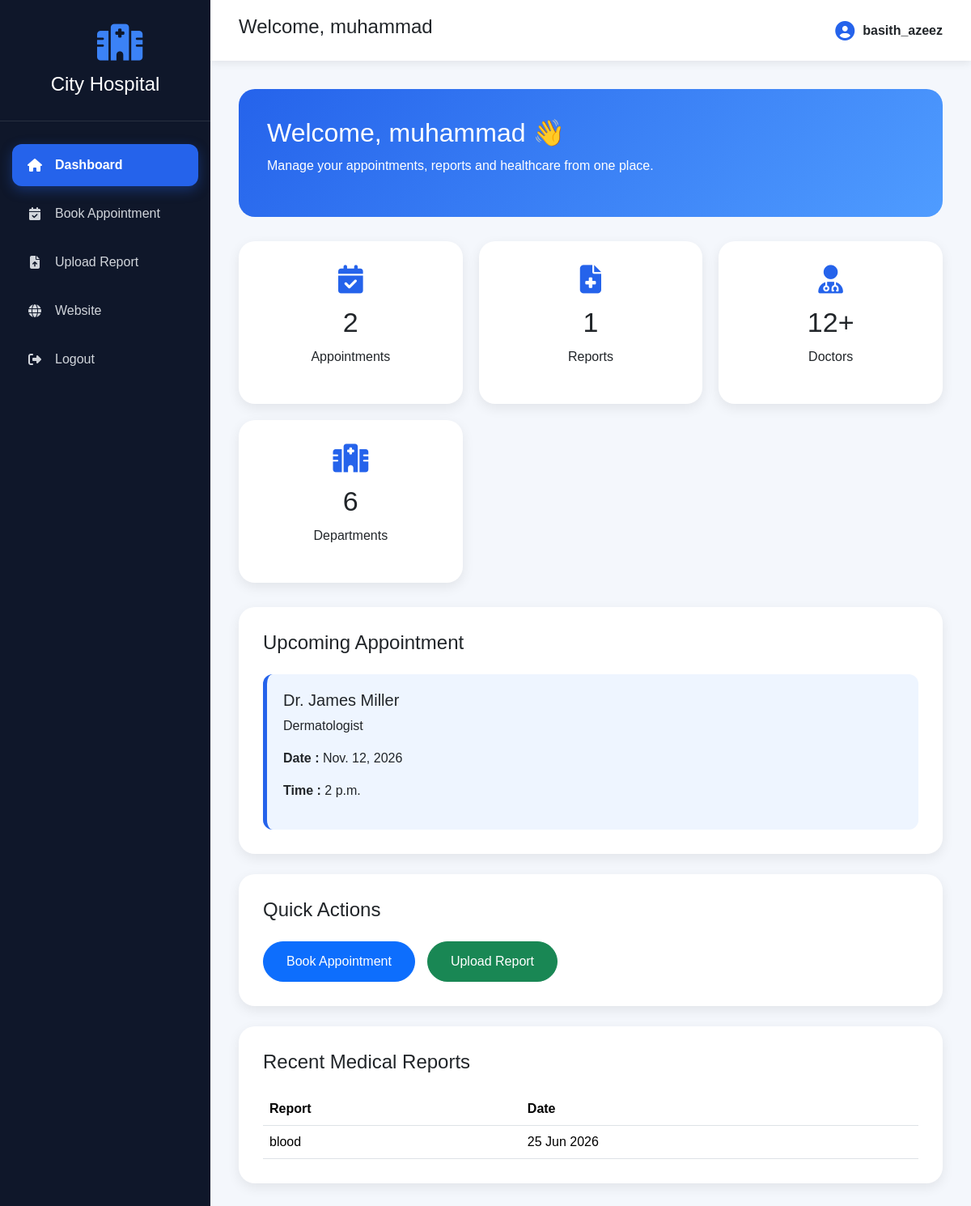
The app's page /patient-dashboard/ (signed in) with its own data.
### student/models.py (models this page shows, shortened)
class CustomUser(AbstractUser):
    ROLE_CHOICES = (
        ('doctor', 'Doctor'),
        ('patient', 'Patient'),
    )
    role = models.CharField(
        max_length=20,
        choices=ROLE_CHOICES
    )

class Booking(models.Model):
    STATUS_CHOICES = (
        ("Pending", "Pending"),
        ("Confirmed", "Confirmed"),
        ("Completed", "Completed"),
        ("Cancelled", "Cancelled"),
    )
    patient_name = models.CharField(max_length=100)
    patient_email = models.EmailField()
    patient_phone = models.CharField(max_length=20)
    doctor = models.ForeignKey(
        Doctors,
        on_delete=models.CASCADE
    )
    appointment_date = models.DateField()
    appointment_time = models.TimeField()
    reason = models.TextField(
        blank=True
    )
    status = models.CharField(
        max_length=20,
        choices=STATUS_CHOICES,
        default="Pending"
    )
    created_at = models.DateTimeField(
        auto_now_add=True
    )

class Doctors(models.Model):
    doc_name = models.CharField(max_length=100)
    doc_spec = models.CharField(max_length=100)
    dep_name = models.ForeignKey(
        Department,
        on_delete=models.CASCADE
    )
    doc_image = models.CharField(
    max_length=100
    )
    experience = models.PositiveIntegerField(default=1)
    qualification = models.CharField(
        max_length=150
    )
    available = models.BooleanField(
        default=True
    )

class MedicalReport(models.Model):
    patient = models.ForeignKey(
        CustomUser,
        on_delete=models.CASCADE
    )
    report_name = models.CharField(max_length=100)
    report_file = models.FileField(
        upload_to="reports/"
    )
    uploaded_at = models.DateTimeField(
        auto_now_add=True
    )

### student/views.py (the view)
@login_required(login_url="login")
def patient_dashboard(request):
    if request.user.role != "patient":
        return redirect("doctor_dashboard")
    appointments = Booking.objects.filter(
        patient_email=request.user.email
    ).order_by("-appointment_date")
    reports = MedicalReport.objects.filter(
        patient=request.user
    )
    context = {
    "appointments": appointments,
    "reports": reports,
    "appointment_count": appointments.count(),
    "report_count": reports.count(),
    "active_page": "dashboard",
}
    return render(
        request,
        "patient_dashboard.html",
        context
    )

### templates/patient_dashboard.html (shortened to what this page needs)
{% extends 'dashboard_base.html' %}
{% load static %}
{% block content %}
<div class="dashboard-container">
    <div class="welcome-card">
        <h2>
            Welcome, {{ user.first_name|default:user.username }} 👋
        </h2>
        <p>
            Manage your appointments, reports and healthcare from one place.
        </p>
    </div>
    <div class="stats-grid">
        <div class="stat-card">
            <i class="fa-solid fa-calendar-check"></i>
            <h3>{{ appointment_count }}</h3>
            <p>Appointments</p>
        </div>
        <div class="stat-card">
            <i class="fa-solid fa-file-medical"></i>
            <h3>{{ report_count }}</h3>
            <p>Reports</p>
        </div>
        <div class="stat-card">
            <i class="fa-solid fa-user-doctor"></i>
            <h3>12+</h3>
            <p>Doctors</p>
        </div>
        <div class="stat-card">
            <i class="fa-solid fa-hospital"></i>
            <h3>6</h3>
            <p>Departments</p>
        </div>
    </div>
    <div class="dashboard-card">
        <h4 class="mb-4">
            Upcoming Appointment
        </h4>
        {% if appointments %}
            {% with appointments.0 as appointment %}
            <div class="appointment-box">
                <h5>{{ appointment.doctor.doc_name }}</h5>
                <p>{{ appointment.doctor.doc_spec }}</p>
                <p>
                    <strong>Date :</strong>
                    {{ appointment.appointment_date }}
                </p>
                <p>
                    <strong>Time :</strong>
                    {{ appointment.appointment_time }}
                </p>
            </div>
            {% endwith %}
        {% else %}
        <p>No appointments booked.</p>
        {% endif %}
    </div>
    <div class="dashboard-card">
        <h4 class="mb-4">
            Quick Actions
        </h4>
        <div class="action-buttons">
            <a href="{% url 'booking' %}" class="btn btn-primary">
                Book Appointment
            </a>
            <a href="{% url 'upload_report' %}" class="btn btn-success">
                Upload Report
            </a>
        </div>
    </div>
    <div class="dashboard-card">
        <h4 class="mb-4">
            Recent Medical Reports
        </h4>
        <table class="table table-hover">
            <thead>
                <tr>
                    <th>Report</th>
                    <th>Date</th>
                </tr>
            </thead>
            <tbody>
            {% for report in reports %}
                <tr>
                    <td>{{ report.report_name }}</td>
                    <td>{{ report.uploaded_at|date:"d M Y" }}</td>
                </tr>
            {% empty %}
                <tr>
                    <td colspan="2">
                        No reports uploaded.
                    </td>
                </tr>
            {% endfor %}
            </tbody>
        </table>
    </div>
</div>
{% endblock %}

### templates/dashboard_base.html (shortened to what this page needs)
{% load static %}
<!DOCTYPE html>
<html lang="en">
<head>
<link href="https://cdn.jsdelivr.net/npm/bootstrap@5.3.3/dist/css/bootstrap.min.css" rel="stylesheet">
<link rel="stylesheet"
href="https://cdnjs.cloudflare.com/ajax/libs/font-awesome/6.6.0/css/all.min.css">
<link rel="stylesheet"
href="{% static 'css/dashboard.css' %}">
</head>
<body>
<div class="dashboard-layout">
    <aside class="sidebar">
        <div class="logo">
            <i class="fa-solid fa-hospital"></i>
            <h3>City Hospital</h3>
        </div>
        <ul>
            {% if user.role == "patient" %}
            <li>
                <a href="{% url 'patient_dashboard' %}"
                   class="{% if active_page == 'dashboard' %}active{% endif %}">
                    <i class="fa-solid fa-house"></i>
                    Dashboard
                </a>
            </li>
            <li>
                <a href="{% url 'booking' %}"
                   class="{% if active_page == 'booking' %}active{% endif %}">
                    <i class="fa-solid fa-calendar-check"></i>
                    Book Appointment
                </a>
            </li>
            <li>
                <a href="{% url 'upload_report' %}"
                   class="{% if active_page == 'upload_report' %}active{% endif %}">
                    <i class="fa-solid fa-file-arrow-up"></i>
                    Upload Report
                </a>
            </li>
            {% endif %}
            <li>
                <a href="{% url 'home' %}">
                    <i class="fa-solid fa-globe"></i>
                    Website
                </a>
            </li>
            <li>
                <a href="{% url 'logout' %}">
                    <i class="fa-solid fa-right-from-bracket"></i>
                    Logout
                </a>
            </li>
        </ul>
    </aside>
    <div class="main-content">
        <nav class="topbar">
            <div>
                <h4>
                    Welcome,
                    {{ user.first_name|default:user.username }}
                </h4>
            </div>
            <div class="user-box">
                <i class="fa-solid fa-circle-user"></i>
                {{ user.username }}
            </div>
        </nav>
        <main class="content">
            {% block content %}
            {% endblock %}
        </main>
    </div>
</div>
</body>
</html>

### static/css/dashboard.css (style rules this page uses)
* { margin:0; padding:0; box-sizing:border-box; }
body { background:#f4f7fc; font-family:Arial, Helvetica, sans-serif; }
.dashboard-layout { display:flex; min-height:100vh; }
.sidebar { width:260px; background:#0f172a; color:#fff; position:fixed; left:0; top:0; bottom:0; overflow-y:auto; }
.logo { text-align:center; padding:30px 20px; border-bottom:1px solid rgba(255,255,255,.1); }
.logo i { font-size:45px; color:#3b82f6; margin-bottom:15px; }
.logo h3 { margin:0; font-size:24px; }
.sidebar ul { list-style:none; padding:20px 0; }
.sidebar li { margin:8px 15px; }
.sidebar a { display:flex; align-items:center; gap:15px; padding:14px 18px; text-decoration:none; color:#d1d5db; border-radius:12px; transition:.3s; }
.sidebar i { width:20px; text-align:center; }
.main-content { margin-left:260px; width:calc(100% - 260px); }
.topbar { background:#fff; height:75px; display:flex; justify-content:space-between; align-items:center; padding:0 35px; box-shadow:0 3px 10px rgba(0,0,0,.08); }
.user-box { display:flex; align-items:center; gap:10px; font-weight:600; }
.user-box i { font-size:24px; color:#2563eb; }
.content { padding:35px; }
.welcome-card { background:linear-gradient(135deg,#2563eb,#4f9cff); color:white; padding:35px; border-radius:20px; margin-bottom:30px; }
.welcome-card h2 { margin-bottom:10px; }
.stats-grid { display:grid; grid-template-columns:repeat(auto-fit,minmax(220px,1fr)); gap:20px; margin-bottom:30px; }
.stat-card { background:white; border-radius:20px; padding:30px; text-align:center; box-shadow:0 5px 15px rgba(0,0,0,.08); transition:.3s; }
.stat-card i { font-size:35px; color:#2563eb; margin-bottom:15px; }
.stat-card h3 { font-size:34px; margin-bottom:10px; }
.dashboard-card { background:white; border-radius:20px; padding:30px; margin-bottom:25px; box-shadow:0 5px 15px rgba(0,0,0,.08); }
.appointment-box { background:#eef5ff; padding:20px; border-left:5px solid #2563eb; border-radius:12px; }
.action-buttons { display:flex; gap:15px; flex-wrap:wrap; }
.action-buttons .btn { border-radius:30px; padding:12px 28px; }
.table { margin-bottom:0; }
.sidebar a.active { background:#2563eb; color:#fff; font-weight:600; box-shadow:0 5px 15px rgba(37,99,235,.35); }
.sidebar a.active i { color:#fff; }

### records on screen
CustomUser: first_name "muhammad", username "basith_azeez"
Booking: doctor.doc_name "Dr. James Miller", doctor.doc_spec "Dermatologist", appointment_date "Nov. 12, 2026", appointment_time "2 p.m."
MedicalReport: report_name "blood", uploaded_at "25 Jun 2026"

### other values on screen
{{ appointment_count }} "2"
{{ report_count }} "1"
